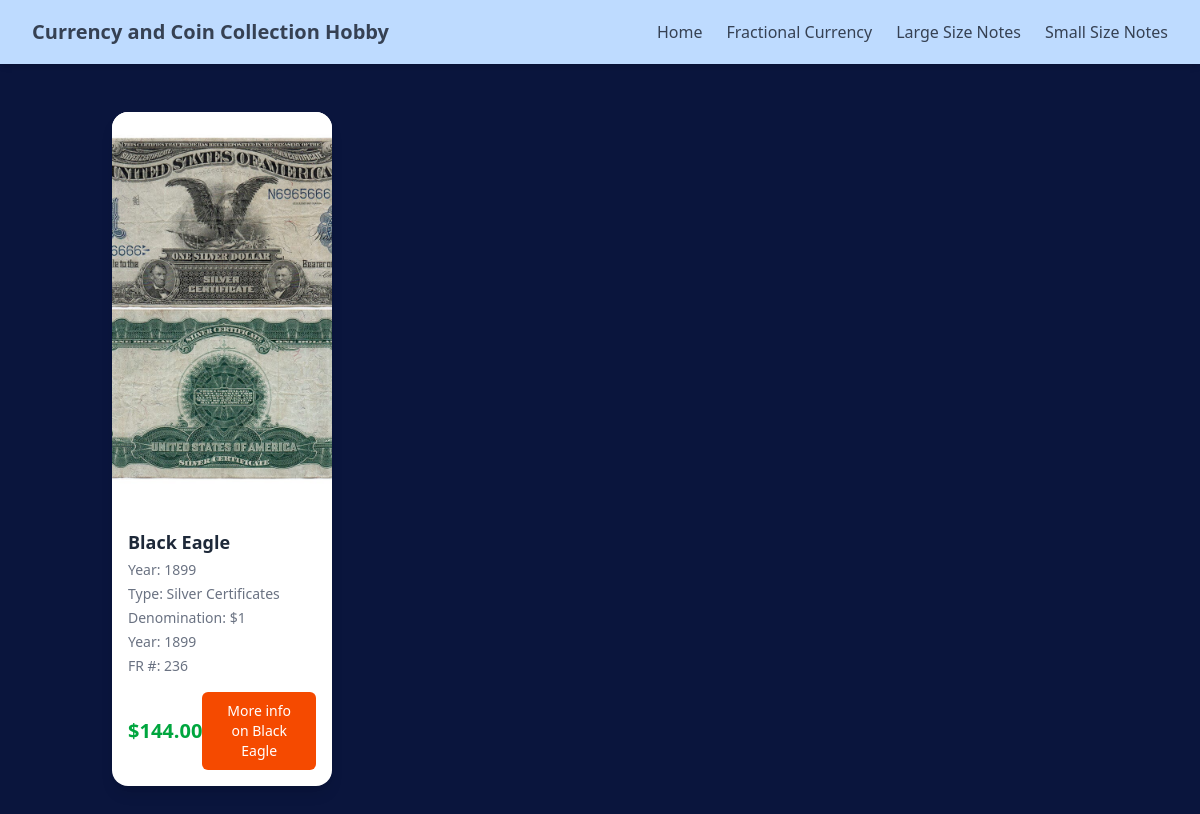
Page /large_size_notes/ on the earlier database version.
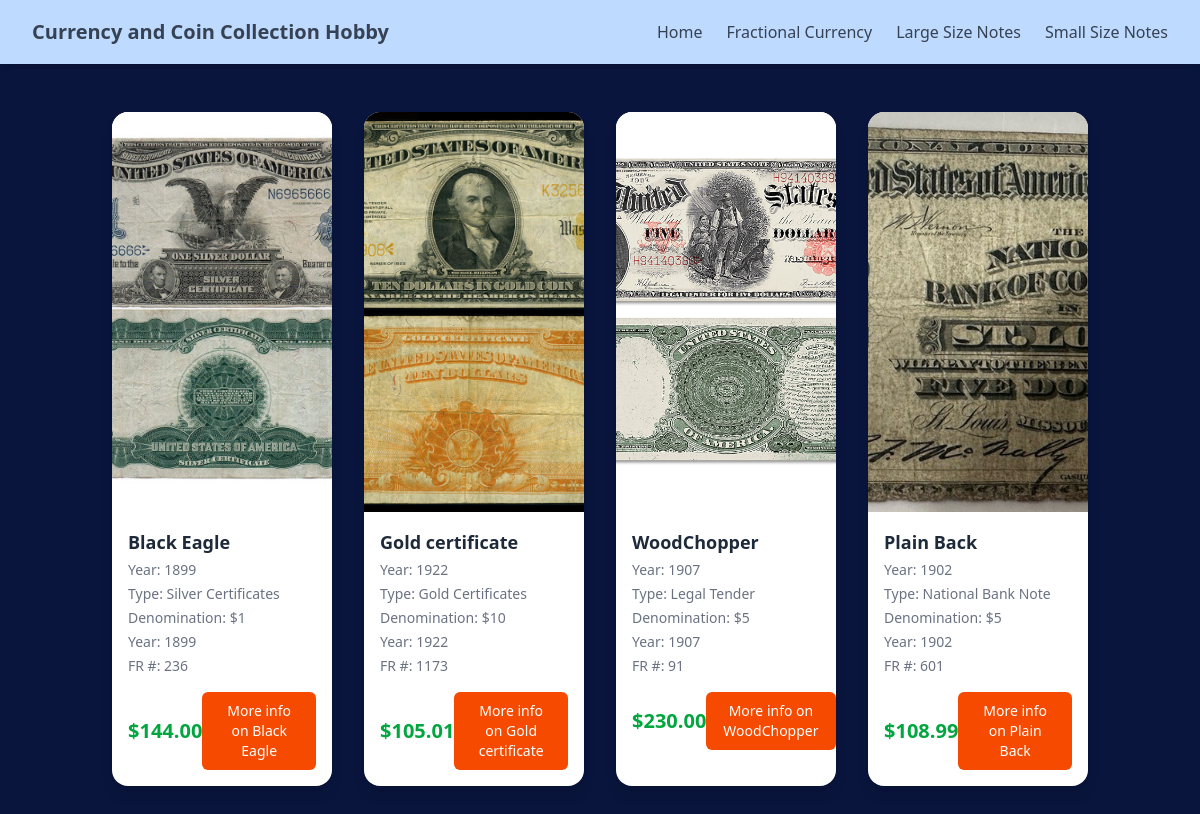
Same page on the later database version.
### large_size_notes/models.py (models this page shows, shortened)
class largeSizeCurrencyVariety(models.Model):
    LARGE_SIZE_TYPE = [
        ('Gold Certificates', 'Gold Certificates'),
        ('Silver Certificates', 'Silver Certificates'),
        ('Legal Tender', 'Legal Tender'),
        ('Federal Reserve Bank Note', 'Federal Reserve Bank Note'),
        ('Federal Reserve Note5', 'Federal Reserve Note'),
        ('Treasury or Coin Note', 'Treasury or Coin Note'),
        ('National Bank Note', 'National Bank Note'),
    ]
    DENOMINATION = [
        ('$1',  'One Dollars'),
        ('$2',  'Two Dollars'),
        ('$5',  'Five Dollars'),
        ('$10', 'Ten Dollars'),
        ('$20', 'Twenty Dollars'),
        ('$50', 'Fifty Dollars'),
        ('$50', 'Hundred Dollars'),
    ]
    name = models.CharField(max_length=100)
    year = models.CharField(max_length=100, default='2025')
    fr_number = models.IntegerField(default=0, help_text="Fr Number.")
    serial_number = models.CharField(default='', max_length=32)
    price_paid = models.DecimalField(max_digits=10, decimal_places=2, default=0.00)
    image = models.ImageField(upload_to='large_size_notes_inventory/')
    date_added = models.DateTimeField(default=timezone.now)
    denomination = models.CharField(max_length=5, choices=DENOMINATION)
    type = models.CharField(max_length=25, choices=LARGE_SIZE_TYPE)
    description = models.TextField(default='')

### large_size_notes/views.py (the view)
# urls.py: path('', views.all_largesize_notes, name='all_large_size_notes'),
def all_largesize_notes(request):
    largenotes = largeSizeCurrencyVariety.objects.all()
    return render(request, 'large_size_notes/all_large_size.html', { 'largenotes': largenotes })

### large_size_notes/templates/large_size_notes/all_large_size.html (shortened to what this page needs)
{% extends "layout.html" %}
{% block content %}
<div class="container mx-auto px-6 py-12">
    <div class="grid gap-8 sm:grid-cols-2 md:grid-cols-3 lg:grid-cols-4">
        {% for largenote in largenotes  %}
            <div class="bg-white shadow-lg rounded-2xl overflow-hidden group hover:shadow-2xl transition-shadow duration-300">
                <div class="relative">
                    <img
                        src="{{largenote.image.url}}" alt="{{ largenote.name }}"
                        class="w-full h-100 object-cover group-hover:scale-105 transition-transform duration-300"
                    >
                </div>
                <div class="p-4">
                    <h3 class="text-lg font-semibold text-gray-800">{{ largenote.name }}</h3>
                    <p class="text-sm text-gray-500 line-clamp-2 mt-1">Year: {{ largenote.year }}</p>
                    <p class="text-sm text-gray-500 line-clamp-2 mt-1">Type: {{ largenote.type }}</p>
                    <p class="text-sm text-gray-500 line-clamp-2 mt-1">Denomination: {{ largenote.denomination }}</p>
                    <p class="text-sm text-gray-500 line-clamp-2 mt-1">Year: {{ largenote.year }}</p>
                    <p class="text-sm text-gray-500 line-clamp-2 mt-1">FR #: {{ largenote.fr_number }}</p>
                    <div class="mt-4 flex items-center justify-between">
                        <span class="text-xl font-bold text-green-600">${{ largenote.price_paid }}</span>
                        <a href="{% url 'largenote_detail' largenote.id %}">
                            <button
                                class="inline-flex items-center w-[100%] justify-center px-4 py-2 border border-transparent text-sm font-medium rounded-md
                                text-white bg-orange-600 hover:bg-amber-500 focus:outline-none focus:ring-2 focus:ring-offset-2 focus:ring-orange-500"
                            >
                               More info on {{largenote.name}}
                            </button>
                        </a>
                    </div>
                </div>
            </div>
        {% endfor %}
    </div>
</div>
{% endblock %}

### templates/layout.html (shortened to what this page needs)
{% load static tailwind_tags %}
{% load static %}
<!DOCTYPE html>
<html lang="en">
<head>
    <link rel="stylesheet" href="{% static 'style.css' %}">
    {% tailwind_css %}
</head>
<body>
    <nav class="bg-blue-200 shadow-md sticky top-0 z-50">
        <div class="max-w-7xl mx-auto px-4 sm:px-6 lg:px-8">
            <div class="flex justify-between items-center h-16">
            <div class="flex-shrink-0 flex items-center">
                <a href="/" class="text-xl text-gray-700 hover:text-blue-600 font-bold">
                    Currency and Coin Collection Hobby
                 </a>
            </div>
            <div class="hidden md:flex space-x-6">
                <a href="/" class="text-gray-700 hover:text-blue-600 font-medium">Home</a>
                <a href="/fractional_currency" class="text-gray-700 hover:text-blue-600 font-medium">Fractional Currency</a>
                <a href="/large_size_notes" class="text-gray-700 hover:text-blue-600 font-medium">Large Size Notes</a>
                <a href="/small_size_notes" class="text-gray-700 hover:text-blue-600 font-medium">Small Size Notes</a>
            </div>
        </div>
    </nav>
    {% block content %}{% endblock %}
</body>
</html>

### static/style.css (style rules this page uses)
body { font-family: 'Segoe UI', Tahoma, Geneva, Verdana, sans-serif; margin: 0; background-color: #0a153d; color: #333; }

Differences in the rows shown:
added largeSizeCurrencyVariety: image (picture), name "Gold certificate", year "1922", type "Gold Certificates", denomination "$10", fr_number "1173", price_paid "105.01"
added largeSizeCurrencyVariety: image (picture), name "WoodChopper", year "1907", type "Legal Tender", denomination "$5", fr_number "91", price_paid "230.00"
added largeSizeCurrencyVariety: image (picture), name "Plain Back", year "1902", type "National Bank Note", denomination "$5", fr_number "601", price_paid "108.99"
